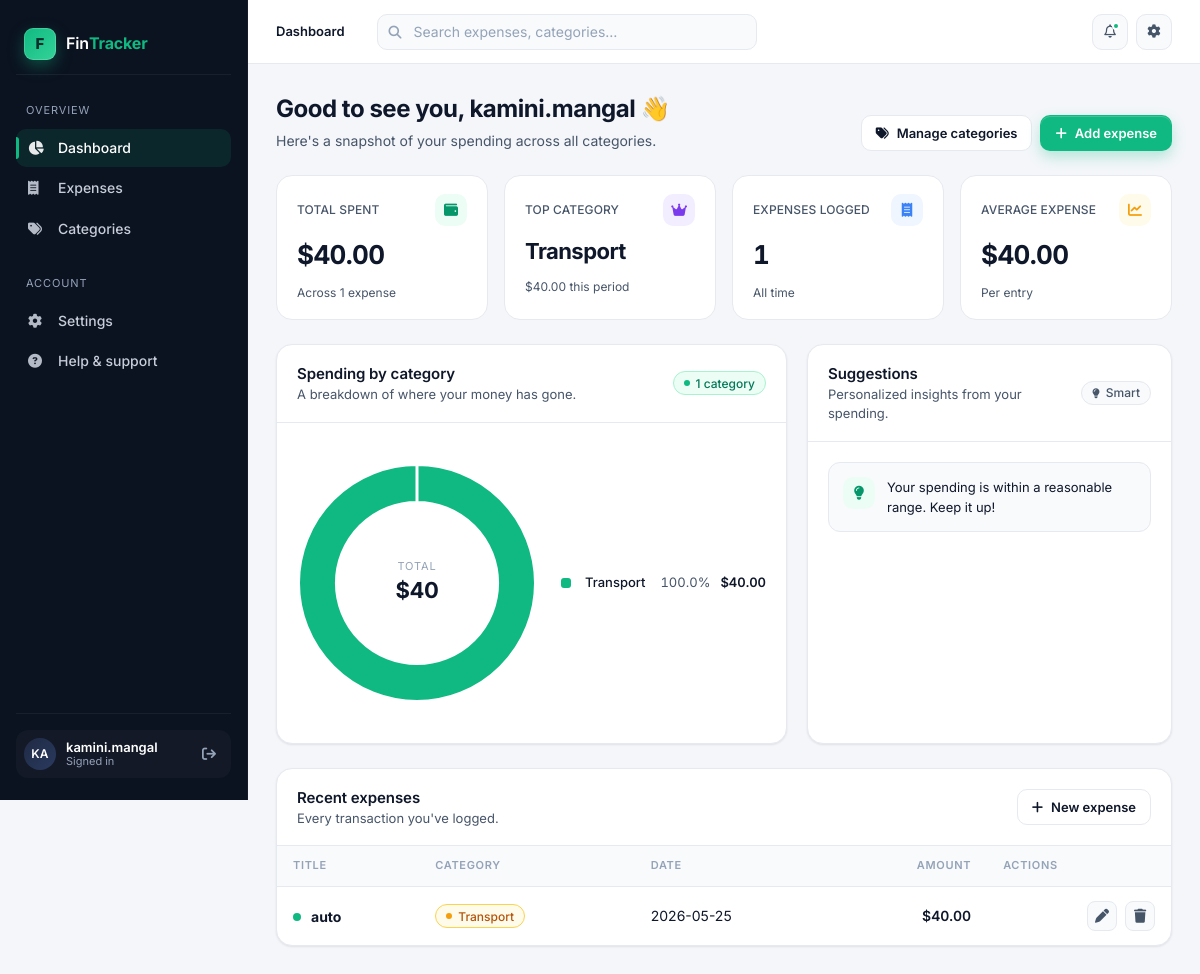
The page /dashboard (signed in) on the database its author committed.
### models.py (models this page shows, shortened)
class User(db.Model, UserMixin):
    id = db.Column(db.Integer, primary_key=True)
    username = db.Column(db.String(100), unique=True, nullable=False)
    password = db.Column(db.String(200), nullable=False)

class Category(db.Model):
    id = db.Column(db.Integer, primary_key=True)
    name = db.Column(db.String(100), unique=True, nullable=False)
    description = db.Column(db.String(200))
    expenses = db.relationship('Expense', backref='category', lazy=True,cascade="all, delete-orphan")

class Expense(db.Model):
    id = db.Column(db.Integer, primary_key=True)
    title = db.Column(db.String(100), nullable=False)
    user_id = db.Column(db.Integer, db.ForeignKey('user.id'), nullable=False)
    amount = db.Column(db.Float, nullable=False)
    category_id = db.Column(db.Integer, db.ForeignKey('category.id'), nullable=False)
    date = db.Column(db.String(20), nullable=False)

### app.py (the view)
@app.route('/dashboard')
@login_required
def dashboard():
    expenses = Expense.query.filter_by(user_id=current_user.id).all()
    category_totals = {}
    for expense in expenses:
        category_name = expense.category.name if expense.category else 'Uncategorized'
        category_totals[category_name] = category_totals.get(category_name, 0) + expense.amount
    suggestions = []
    if category_totals:
        max_category = max(category_totals, key=category_totals.get)
        max_amount = category_totals[max_category]
        if max_amount > 3000:  # Arbitrary threshold for high spending
            suggestions.append(f'You have spent ${max_amount} on {max_category}. Consider reviewing your expenses in this category.')
        else:
            suggestions.append('Your spending is within a reasonable range. Keep it up!')
    return render_template('dashboard.html',
                           username=current_user.username,
                           expenses=expenses,
                           categories = list(category_totals.keys()),
                           totals = list(category_totals.values()),
                           suggestions=suggestions)

### app.py (called while the page is built)
@login_manager.user_loader
def load_user(user_id):
    return User.query.get(int(user_id))

### templates/dashboard.html (shortened to what this page needs)
{% extends 'base.html' %}
{% block crumb %}Dashboard{% endblock %}
{% block content %}
{% set total_spent = totals|sum %}
{% set expense_count = expenses|length %}
{% set avg_expense = (total_spent / expense_count) if expense_count > 0 else 0 %}
{% if totals and totals|length > 0 %}
  {% set _max = totals|max %}
  {% set _top_idx = totals.index(_max) %}
  {% set top_category = categories[_top_idx] %}
  {% set top_amount   = _max %}
{% else %}
  {% set top_category = '—' %}
  {% set top_amount   = 0 %}
{% endif %}
<div class="page-header">
  <div class="ph-text">
    <h1>Good to see you, {{ username }} 👋</h1>
    <p>Here's a snapshot of your spending across all categories.</p>
  </div>
  <div class="ph-actions">
    <a href="{{ url_for('list_categories') }}" class="btn btn-secondary">
      <i class="fa-solid fa-tags"></i> Manage categories
    </a>
    <a href="{{ url_for('add_expense') }}" class="btn btn-primary">
      <i class="fa-solid fa-plus"></i> Add expense
    </a>
  </div>
</div>
<div class="stat-grid">
  <div class="stat">
    <div class="stat-head">
      <span class="stat-label">Total spent</span>
      <span class="stat-icon"><i class="fa-solid fa-wallet"></i></span>
    </div>
    <div class="stat-value">${{ '{:,.2f}'.format(total_spent) }}</div>
    <div class="stat-foot">Across {{ expense_count }} expense{{ '' if expense_count == 1 else 's' }}</div>
  </div>
  <div class="stat">
    <div class="stat-head">
      <span class="stat-label">Top category</span>
      <span class="stat-icon is-violet"><i class="fa-solid fa-crown"></i></span>
    </div>
    <div class="stat-value" style="font-size: 22px;">{{ top_category }}</div>
    <div class="stat-foot">${{ '{:,.2f}'.format(top_amount) }} this period</div>
  </div>
  <div class="stat">
    <div class="stat-head">
      <span class="stat-label">Expenses logged</span>
      <span class="stat-icon is-blue"><i class="fa-solid fa-receipt"></i></span>
    </div>
    <div class="stat-value">{{ expense_count }}</div>
    <div class="stat-foot">All time</div>
  </div>
  <div class="stat">
    <div class="stat-head">
      <span class="stat-label">Average expense</span>
      <span class="stat-icon is-amber"><i class="fa-solid fa-chart-line"></i></span>
    </div>
    <div class="stat-value">${{ '{:,.2f}'.format(avg_expense) }}</div>
    <div class="stat-foot">Per entry</div>
  </div>
</div>
<div class="dash-grid">
  <div class="card">
    <div class="card-header">
      <div>
        <h3>Spending by category</h3>
        <div class="ch-sub">A breakdown of where your money has gone.</div>
      </div>
      <span class="pill is-green"><span class="cat-dot"></span> {{ categories|length }} categor{{ 'y' if categories|length == 1 else 'ies' }}</span>
    </div>
    <div class="card-body">
      {% if categories and categories|length > 0 %}
      <div class="chart-wrap">
        <div class="chart-canvas-wrap">
          <canvas id="categoryChart"></canvas>
          <div class="chart-center">
            <div class="cc-label">Total</div>
            <div class="cc-value">${{ '{:,.0f}'.format(total_spent) }}</div>
          </div>
        </div>
        <div class="legend" id="categoryLegend">
          {% for cat in categories %}
            {% set amt = totals[loop.index0] %}
            {% set pct = (amt / total_spent * 100) if total_spent > 0 else 0 %}
            <div class="legend-row">
              <span class="sw" data-i="{{ loop.index0 }}"></span>
              <span class="lbl">{{ cat }}</span>
              <span class="pct">{{ '%.1f'|format(pct) }}%</span>
              <span class="val">${{ '{:,.2f}'.format(amt) }}</span>
            </div>
          {% endfor %}
        </div>
      </div>
      {% endif %}
    </div>
  </div>
  <div class="card">
    <div class="card-header">
      <div>
        <h3>Suggestions</h3>
        <div class="ch-sub">Personalized insights from your spending.</div>
      </div>
      <span class="pill"><i class="fa-solid fa-lightbulb" style="font-size: 10px;"></i> Smart</span>
    </div>
    <div class="card-body">
      {% if suggestions and suggestions|length > 0 %}
      <div class="sugg-list">
        {% for s in suggestions %}
          <div class="sugg {% if 'reviewing' in s or 'high' in s|lower %}is-warn{% endif %}">
            <div class="sugg-icon">
              <i class="fa-solid {% if 'reviewing' in s or 'high' in s|lower %}fa-triangle-exclamation{% else %}fa-lightbulb{% endif %}"></i>
            </div>
            <div class="sugg-text">{{ s }}</div>
          </div>
        {% endfor %}
      </div>
      {% else %}
      <div class="empty" style="padding: 32px 16px;">
        <div class="empty-mark"><i class="fa-solid fa-lightbulb"></i></div>
        <h4>No suggestions yet</h4>
        <p>Track more expenses and we'll surface insights here.</p>
      </div>
      {% endif %}
    </div>
  </div>
</div>
<div class="card">
  <div class="card-header">
    <div>
      <h3>Recent expenses</h3>
      <div class="ch-sub">Every transaction you've logged.</div>
    </div>
    <a href="{{ url_for('add_expense') }}" class="btn btn-secondary">
      <i class="fa-solid fa-plus"></i> New expense
    </a>
  </div>
  {% if expenses and expenses|length > 0 %}
  <div class="table-wrap">
    <table class="tbl">
      <thead>
        <tr>
          <th>Title</th>
          <th>Category</th>
          <th>Date</th>
          <th style="text-align: right;">Amount</th>
          <th class="actions-col">Actions</th>
        </tr>
      </thead>
      <tbody>
        {% for expense in expenses %}
        {% set color_classes = ['is-green','is-blue','is-amber','is-violet','is-pink','is-cyan','is-slate'] %}
        {% set cname = expense.category.name if expense.category else 'Uncategorized' %}
        {% set cidx  = (cname|length) % 7 %}
        <tr>
          <td>
            <div class="with-icon">
              <span class="cat-dot" style="background: var(--accent);"></span>
              <strong>{{ expense.title }}</strong>
            </div>
          </td>
          <td>
            <span class="pill {{ color_classes[cidx] }}">
              <span class="cat-dot"></span> {{ cname }}
            </span>
          </td>
          <td class="muted">{{ expense.date }}</td>
          <td style="text-align: right;" class="amt">${{ '{:,.2f}'.format(expense.amount) }}</td>
          <td class="actions-col">
            <a href="{{ url_for('edit_expense', id=expense.id) }}" class="tbl-act" title="Edit">
              <i class="fa-solid fa-pen"></i>
            </a>
            <a href="{{ url_for('delete_expense', id=expense.id) }}" class="tbl-act is-danger"
               title="Delete"
               onclick="return confirm('Delete this expense? This cannot be undone.');">
              <i class="fa-solid fa-trash"></i>
            </a>
          </td>
        </tr>
        {% endfor %}
      </tbody>
    </table>
  </div>
  {% endif %}
</div>
{% endblock %}
{% block scripts %}
<script>
  (function () {
    var ctx = document.getElementById('categoryChart');
    if (!ctx) return;
    var labels = {{ categories|tojson }};
    var data   = {{ totals|tojson }};
    var palette = ['#10B981','#3B82F6','#F59E0B','#8B5CF6','#EC4899','#06B6D4','#64748B','#EF4444'];
    var colors = labels.map(function (_, i) { return palette[i % palette.length]; });
    // Color the legend swatches to match
    document.querySelectorAll('#categoryLegend .sw').forEach(function (el) {
      var i = parseInt(el.dataset.i, 10);
      el.style.background = colors[i % colors.length];
    });
    new Chart(ctx, {
      type: 'doughnut',
      data: {
        labels: labels,
        datasets: [{
          data: data,
          backgroundColor: colors,
          borderColor: '#ffffff',
          borderWidth: 3,
          hoverOffset: 6
        }]
      },
      options: {
        responsive: true,
        maintainAspectRatio: false,
        cutout: '68%',
        plugins: {
          legend: { display: false },
          tooltip: {
            backgroundColor: '#0F172A',
            padding: 12,
            cornerRadius: 8,
            titleFont: { family: 'Inter', weight: '600' },
            bodyFont:  { family: 'Inter' },
            callbacks: {
              label: function (ctx) {
                var v = ctx.raw;
                var total = ctx.dataset.data.reduce(function (a, b) { return a + b; }, 0);
                var pct = total ? (v / total * 100).toFixed(1) : 0;
                return ' $' + v.toFixed(2) + ' · ' + pct + '%';
              }
            }
          }
        }
      }
    });
  })();
</script>
{% endblock %}

### templates/base.html (shortened to what this page needs)
<!DOCTYPE html>
<html lang="en">
<head>
  <link rel="stylesheet" href="https://cdnjs.cloudflare.com/ajax/libs/font-awesome/6.5.1/css/all.min.css"
 />
  <link rel="stylesheet" href="{{ url_for('static', filename='css/styles.css') }}" />
</head>
<body>
  {% block body %}
  <div class="app-shell">
    <aside class="sidebar" id="sidebar">
      <a href="{{ url_for('dashboard') }}" class="brand">
        <span class="brand-mark">F</span>
        <span class="brand-name">Fin<b>Tracker</b></span>
      </a>
      <nav class="nav-group" aria-label="Primary">
        <div class="nav-label">Overview</div>
        <a href="{{ url_for('dashboard') }}"
          class="nav-item {% if request.endpoint == 'dashboard' %}is-active{% endif %}">
          <i class="fa-solid fa-chart-pie"></i> Dashboard
        </a>
        <a href="{{ url_for('add_expense') }}"
          class="nav-item {% if request.endpoint == 'add_expense' or request.endpoint == 'edit_expense' %}is-active{% endif %}">
          <i class="fa-solid fa-receipt"></i> Expenses
        </a>
        <a href="{{ url_for('list_categories') }}"
          class="nav-item {% if request.endpoint in ['list_categories','add_category','edit_category'] %}is-active{% endif %}">
          <i class="fa-solid fa-tags"></i> Categories
        </a>
      </nav>
      <nav class="nav-group" aria-label="Account">
        <div class="nav-label">Account</div>
        <a href="#" class="nav-item">
          <i class="fa-solid fa-gear"></i> Settings
        </a>
        <a href="#" class="nav-item">
          <i class="fa-solid fa-circle-question"></i> Help &amp; support
        </a>
      </nav>
      <div class="sidebar-footer">
        {% if current_user.is_authenticated %}
        <div class="user-pill">
          <div class="avatar">
            {{ current_user.username[:2]|upper }}
          </div>
          <div class="user-meta">
            <div class="u-name">{{ current_user.username }}</div>
            <div class="u-sub">Signed in</div>
          </div>
          <a href="{{ url_for('logout') }}" class="logout-btn" title="Log out" aria-label="Log out">
            <i class="fa-solid fa-arrow-right-from-bracket"></i>
          </a>
        </div>
        {% endif %}
      </div>
    </aside>
    <div class="main">
      <header class="topbar">
        <div class="crumbs">
          <strong>{% block crumb %}Dashboard{% endblock %}</strong>
        </div>
        <div class="search">
          <i class="fa-solid fa-magnifying-glass"></i>
          <input type="search" placeholder="Search expenses, categories…" />
        </div>
        <div class="top-actions">
          <button class="icon-btn" title="Notifications" aria-label="Notifications">
            <i class="fa-regular fa-bell"></i>
            <span class="dot"></span>
          </button>
          <button class="icon-btn" title="Settings" aria-label="Settings">
            <i class="fa-solid fa-gear"></i>
          </button>
        </div>
      </header>
      <div class="page">
        {% block content %}{% endblock %}
      </div>
    </div>
  </div>
  {% endblock %}
  {% block scripts %}{% endblock %}
</body>
</html>

### rows shown on the page
User: username "KA", username "kamini.mangal"
Category: name "Transport", pct "100.0", amt "40.00"
Expense: title "auto", date "2026-05-25", amount "40.00"

### other values the page prints
{{ '{:,.2f}'.format(total_spent) }} "40.00"
{{ expense_count }} "1"
{{ '{:,.2f}'.format(top_amount) }} "40.00"
{{ '{:,.2f}'.format(avg_expense) }} "40.00"
{{ categories|length }} "1"
{{ 'y' if categories|length == 1 else 'ies' }} "y"
{{ s }} "Your spending is within a reasonable range. Keep it up!"
